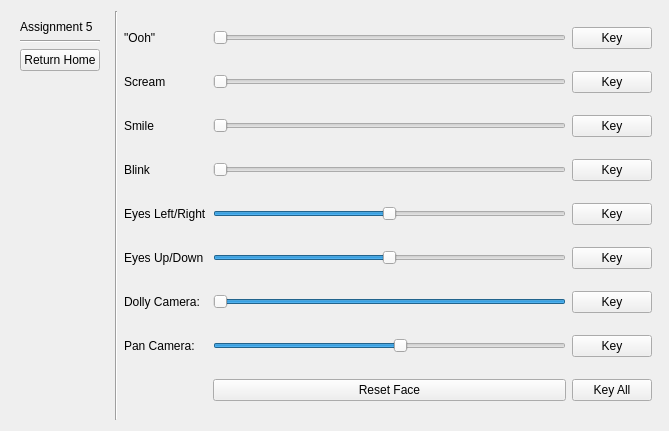
<?xml version="1.0" encoding="UTF-8"?>
<ui version="4.0">
 <class>Form</class>
 <widget class="QWidget" name="Form">
  <property name="geometry">
   <rect>
    <x>0</x>
    <y>0</y>
    <width>669</width>
    <height>431</height>
   </rect>
  </property>
  <property name="windowTitle">
   <string>Form</string>
  </property>
  <layout class="QHBoxLayout" name="horizontalLayout">
   <item>
    <widget class="QWidget" name="controlsBox" native="true">
     <layout class="QVBoxLayout" name="verticalLayout">
      <item>
       <widget class="QLabel" name="label">
        <property name="text">
         <string>Assignment 5</string>
        </property>
       </widget>
      </item>
      <item>
       <widget class="Line" name="line">
        <property name="orientation">
         <enum>Qt::Horizontal</enum>
        </property>
       </widget>
      </item>
      <item>
       <widget class="QPushButton" name="homeBtn">
        <property name="text">
         <string>Return Home</string>
        </property>
       </widget>
      </item>
      <item>
       <spacer name="verticalSpacer">
        <property name="orientation">
         <enum>Qt::Vertical</enum>
        </property>
        <property name="sizeHint" stdset="0">
         <size>
          <width>20</width>
          <height>40</height>
         </size>
        </property>
       </spacer>
      </item>
     </layout>
    </widget>
   </item>
   <item>
    <widget class="Line" name="line_3">
     <property name="orientation">
      <enum>Qt::Vertical</enum>
     </property>
    </widget>
   </item>
   <item>
    <layout class="QGridLayout" name="gridLayout">
     <item row="1" column="0">
      <widget class="QLabel" name="label_3">
       <property name="text">
        <string>Scream</string>
       </property>
      </widget>
     </item>
     <item row="4" column="0">
      <widget class="QLabel" name="label_6">
       <property name="text">
        <string>Eyes Left/Right</string>
       </property>
      </widget>
     </item>
     <item row="2" column="1">
      <widget class="QSlider" name="smileSlider">
       <property name="maximum">
        <number>100</number>
       </property>
       <property name="orientation">
        <enum>Qt::Horizontal</enum>
       </property>
      </widget>
     </item>
     <item row="2" column="2">
      <widget class="QPushButton" name="keySmile">
       <property name="text">
        <string>Key</string>
       </property>
      </widget>
     </item>
     <item row="0" column="0">
      <widget class="QLabel" name="label_2">
       <property name="text">
        <string>&quot;Ooh&quot;</string>
       </property>
      </widget>
     </item>
     <item row="8" column="1">
      <widget class="QPushButton" name="resetButton">
       <property name="text">
        <string>Reset Face</string>
       </property>
      </widget>
     </item>
     <item row="4" column="1">
      <widget class="QSlider" name="eyesSlider">
       <property name="minimum">
        <number>-14</number>
       </property>
       <property name="maximum">
        <number>14</number>
       </property>
       <property name="orientation">
        <enum>Qt::Horizontal</enum>
       </property>
      </widget>
     </item>
     <item row="3" column="1">
      <widget class="QSlider" name="blinkSlider">
       <property name="maximum">
        <number>6</number>
       </property>
       <property name="orientation">
        <enum>Qt::Horizontal</enum>
       </property>
      </widget>
     </item>
     <item row="4" column="2">
      <widget class="QPushButton" name="keyEyesLR">
       <property name="text">
        <string>Key</string>
       </property>
      </widget>
     </item>
     <item row="5" column="1">
      <widget class="QSlider" name="eyesUDSlider">
       <property name="minimum">
        <number>-10</number>
       </property>
       <property name="maximum">
        <number>10</number>
       </property>
       <property name="orientation">
        <enum>Qt::Horizontal</enum>
       </property>
      </widget>
     </item>
     <item row="1" column="1">
      <widget class="QSlider" name="screamSlider">
       <property name="maximum">
        <number>100</number>
       </property>
       <property name="orientation">
        <enum>Qt::Horizontal</enum>
       </property>
      </widget>
     </item>
     <item row="0" column="2">
      <widget class="QPushButton" name="keyOoh">
       <property name="text">
        <string>Key</string>
       </property>
      </widget>
     </item>
     <item row="5" column="2">
      <widget class="QPushButton" name="keyEyesUD">
       <property name="text">
        <string>Key</string>
       </property>
      </widget>
     </item>
     <item row="3" column="2">
      <widget class="QPushButton" name="keyBlink">
       <property name="text">
        <string>Key</string>
       </property>
      </widget>
     </item>
     <item row="1" column="2">
      <widget class="QPushButton" name="keyScream">
       <property name="text">
        <string>Key</string>
       </property>
      </widget>
     </item>
     <item row="6" column="1">
      <widget class="QSlider" name="dollySlider">
       <property name="minimum">
        <number>-3</number>
       </property>
       <property name="maximum">
        <number>250</number>
       </property>
       <property name="sliderPosition">
        <number>250</number>
       </property>
       <property name="orientation">
        <enum>Qt::Horizontal</enum>
       </property>
       <property name="invertedAppearance">
        <bool>true</bool>
       </property>
      </widget>
     </item>
     <item row="2" column="0">
      <widget class="QLabel" name="label_4">
       <property name="text">
        <string>Smile</string>
       </property>
      </widget>
     </item>
     <item row="0" column="1">
      <widget class="QSlider" name="oohSlider">
       <property name="maximum">
        <number>100</number>
       </property>
       <property name="orientation">
        <enum>Qt::Horizontal</enum>
       </property>
      </widget>
     </item>
     <item row="3" column="0">
      <widget class="QLabel" name="label_9">
       <property name="text">
        <string>Blink</string>
       </property>
      </widget>
     </item>
     <item row="5" column="0">
      <widget class="QLabel" name="label_8">
       <property name="text">
        <string>Eyes Up/Down</string>
       </property>
      </widget>
     </item>
     <item row="6" column="0">
      <widget class="QLabel" name="label_7">
       <property name="text">
        <string>Dolly Camera:</string>
       </property>
      </widget>
     </item>
     <item row="7" column="0">
      <widget class="QLabel" name="label_5">
       <property name="text">
        <string>Pan Camera:</string>
       </property>
      </widget>
     </item>
     <item row="7" column="1">
      <widget class="QSlider" name="cameraSlider">
       <property name="minimum">
        <number>150</number>
       </property>
       <property name="maximum">
        <number>300</number>
       </property>
       <property name="sliderPosition">
        <number>230</number>
       </property>
       <property name="orientation">
        <enum>Qt::Horizontal</enum>
       </property>
      </widget>
     </item>
     <item row="6" column="2">
      <widget class="QPushButton" name="keyDolly">
       <property name="text">
        <string>Key</string>
       </property>
      </widget>
     </item>
     <item row="7" column="2">
      <widget class="QPushButton" name="keyPan">
       <property name="text">
        <string>Key</string>
       </property>
      </widget>
     </item>
     <item row="8" column="2">
      <widget class="QPushButton" name="keyAll">
       <property name="text">
        <string>Key All</string>
       </property>
      </widget>
     </item>
    </layout>
   </item>
   <item>
    <layout class="QVBoxLayout" name="verticalLayout_3">
     <item>
      <layout class="QFormLayout" name="formLayout">
       <property name="fieldGrowthPolicy">
        <enum>QFormLayout::FieldsStayAtSizeHint</enum>
       </property>
      </layout>
     </item>
     <item>
      <widget class="Line" name="line_2">
       <property name="orientation">
        <enum>Qt::Horizontal</enum>
       </property>
      </widget>
     </item>
    </layout>
   </item>
  </layout>
 </widget>
 <resources/>
 <connections/>
</ui>
